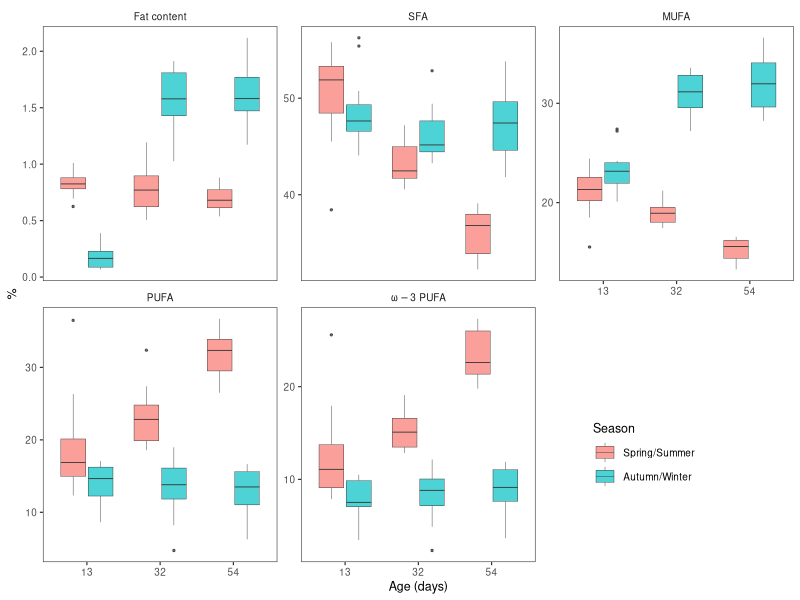

Source code (R): (Note: this script raises an error after producing the figure.)
# Boxplot ---
library(tidyverse)
library(ggpubr)

rm(list = ls())

# select variables
vars_fa <- c(
  "∑Saturated fatty acids SFA",
  "∑Mono-unsaturated fatty acids MUFA",
  "∑ poly-unsaturated fatty acids 3 PUFA",
  "∑omega 3 poly-unsaturated fatty acids n-3 PUFA",
  "Fat Content g/100g"
)


fig_3_data <- 
read_csv('data/fa_percent_long.csv') %>%
  drop_na(value) %>% 
  filter(name %in% vars_fa) %>% 
  mutate(name = fct_recode(name, 
                           SFA = "∑Saturated fatty acids SFA",
                           MUFA = "∑Mono-unsaturated fatty acids MUFA",
                           PUFA = "∑ poly-unsaturated fatty acids 3 PUFA",
                           `ω-3~PUFA` = "∑omega 3 poly-unsaturated fatty acids n-3 PUFA",
                           `Fat~content` = "Fat Content g/100g"),
         name = fct_relevel(name, "Fat~content", "SFA", "MUFA", "PUFA", "ω3~PUFA"))
  

# Boxplot ----
ggplot(fig_3_data, aes(y = value, x = factor(Age))) +
  geom_boxplot(
    aes (fill = fct_rev(Season)),
    size = .15,
    alpha = .7,
    outlier.size = .5
  ) +
  facet_wrap(~name, scales = 'free_y', ,  labeller = label_parsed) +
  theme_bw(base_size = 9) +
  labs(y = "%", x = "Age (days)") +
  theme(
    legend.position = c(.8,.2),
    panel.grid.major = element_blank(),
    panel.grid.minor = element_blank(),
    strip.background = element_blank()
    # legend.key.size = unit(.3, "cm")
  ) +
  labs(fill = "Season")

# save plot -----
ggsave(
  plot = last_plot(),
  filename = "figures/figure_fa_percent_boxplot.png",
  dpi = 300,
  width = 120,
  height = 90,
  units = "mm",
  bg = "White"
)
